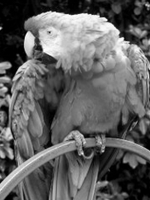
#> input picture sharpen/parrot.jpg, 150 x 200 px
$ python sharpen.py parrot.jpg
#> lines starting #> are read from the running program, lines starting #| are printed output that depends on the picture
import sys
from PIL import Image
import numpy as np

assert(len(sys.argv) > 1), "Pass the name of the image as an argument"

""" works only for grayscale images """
def getNewPixelValue(im, pixel_y, pixel_x):
    kernel = [[-1, -1, -1], [-1, 9, -1], [-1, -1, -1]]
    pixel_val = 0

    for i in range(-1, 2, 1):
        for j in range(-1, 2, 1):
            x = pixel_x + j
            y = pixel_y + i
            if x >= 0 and y >= 0 and x <= im.shape[1] - 1 and y <= im.shape[0] - 1:
                pixel_val += im[y][x] * kernel[i + 1][j + 1]
    return abs(pixel_val) if abs(pixel_val) <= 255 else 255


im = Image.open(sys.argv[1])
#> im is the input picture: PIL image 150x200 L; min 0, max 255, mean 97
im_matrix = np.asarray(im)
print(im_matrix.shape)
#| (200, 150)

blurred_im = np.empty(im_matrix.shape)

for i in range(im_matrix.shape[0]):
    for j in range(im_matrix.shape[1]):
        blurred_im[i][j] = getNewPixelValue(im_matrix, i, j)
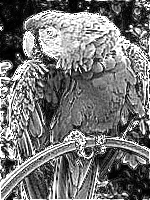
#> blurred_im: shape (200, 150) float64; min 0, max 255, mean 115.5

output = Image.fromarray(np.uint8(blurred_im))
output.show()
output.save("output.jpg")
